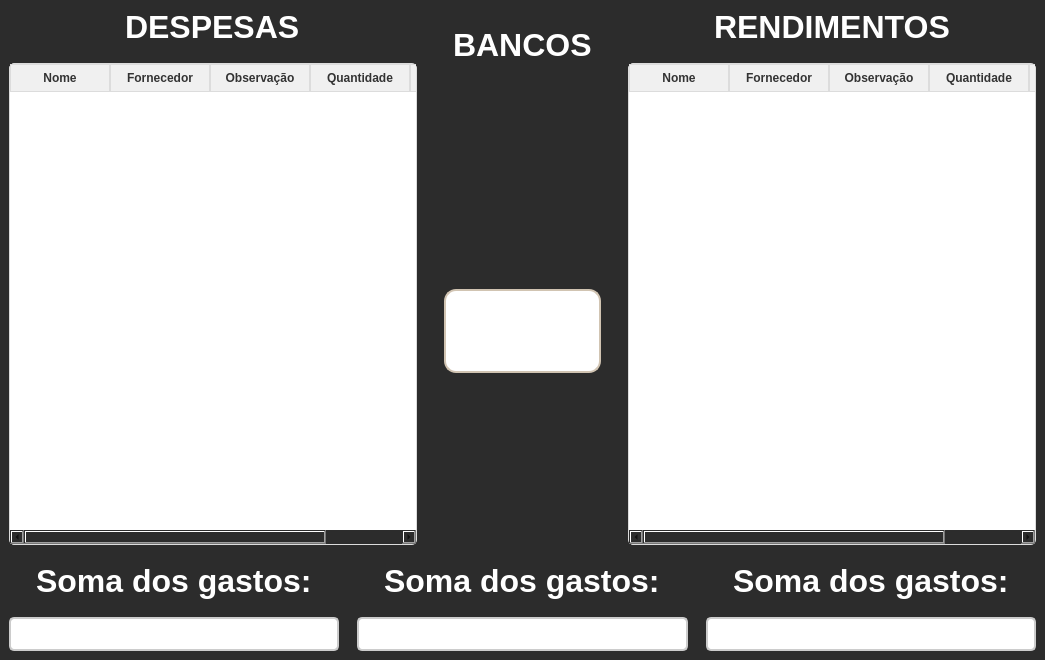
<?xml version="1.0" encoding="UTF-8"?>
<ui version="4.0">
 <class>frm_Bancos</class>
 <widget class="QWidget" name="frm_Bancos">
  <property name="geometry">
   <rect>
    <x>0</x>
    <y>0</y>
    <width>1045</width>
    <height>660</height>
   </rect>
  </property>
  <property name="windowTitle">
   <string>Form</string>
  </property>
  <property name="styleSheet">
   <string notr="true">background-color: #2c2c2c;</string>
  </property>
  <layout class="QVBoxLayout" name="verticalLayout">
   <property name="spacing">
    <number>0</number>
   </property>
   <property name="leftMargin">
    <number>0</number>
   </property>
   <property name="topMargin">
    <number>0</number>
   </property>
   <property name="rightMargin">
    <number>0</number>
   </property>
   <property name="bottomMargin">
    <number>0</number>
   </property>
   <item>
    <widget class="QWidget" name="widget" native="true">
     <layout class="QHBoxLayout" name="horizontalLayout">
      <property name="spacing">
       <number>0</number>
      </property>
      <property name="leftMargin">
       <number>0</number>
      </property>
      <property name="topMargin">
       <number>0</number>
      </property>
      <property name="rightMargin">
       <number>0</number>
      </property>
      <property name="bottomMargin">
       <number>0</number>
      </property>
      <item>
       <widget class="QWidget" name="widget_6" native="true">
        <layout class="QVBoxLayout" name="verticalLayout_3">
         <property name="spacing">
          <number>0</number>
         </property>
         <property name="leftMargin">
          <number>0</number>
         </property>
         <property name="topMargin">
          <number>0</number>
         </property>
         <property name="rightMargin">
          <number>0</number>
         </property>
         <property name="bottomMargin">
          <number>0</number>
         </property>
         <item>
          <widget class="QWidget" name="widget_9" native="true">
           <layout class="QVBoxLayout" name="verticalLayout_4">
            <item alignment="Qt::AlignHCenter|Qt::AlignTop">
             <widget class="QLabel" name="label_2">
              <property name="styleSheet">
               <string notr="true">QLabel {
    font-size: 32px;
    color: #FFFFFF;
    font-weight: bold;
    text-shadow: 1px 1px 2px rgba(0, 0, 0, 0.4);
}
</string>
              </property>
              <property name="text">
               <string>DESPESAS</string>
              </property>
             </widget>
            </item>
           </layout>
          </widget>
         </item>
         <item>
          <widget class="QWidget" name="widget_10" native="true">
           <layout class="QHBoxLayout" name="horizontalLayout_4">
            <item>
             <widget class="QTableWidget" name="tableGastos">
              <property name="styleSheet">
               <string notr="true">QTableWidget, QTableView {
    border: 1px solid #dcdcdc; 
    border-radius: 5px; 
    gridline-color: #dcdcdc; 
    background-color: #ffffff; 
    font-size: 14px; 
    color: #333333; 
}

QHeaderView::section {
    background-color: #f0f0f0; 
    color: #333333;
    font-weight: bold; 
    border: 1px solid #dcdcdc; 
    padding: 4px; 
}

QTableWidget::item:selected, QTableView::item:selected {
    background-color: #b3d9ff; 
    color: #000000;
}

QTableCornerButton::section {
    background-color: #f0f0f0; 
    border: 1px solid #dcdcdc;
}

QScrollBar:vertical {
    background: #f0f0f0;
    width: 12px; 
    margin: 2px 0 2px 0; 
    border: none; 
}

QScrollBar::handle:vertical {
    background: #b0bec5; 
    min-height: 20px; 
    border-radius: 6px; 
}

QScrollBar::handle:vertical:hover {
    background: #90a4ae; 
}

QScrollBar::add-line:vertical, QScrollBar::sub-line:vertical {
    background: none; 
    height: 0px; 
}

QScrollBar::add-page:vertical, QScrollBar::sub-page:vertical {
    background: none; 
}

QScrollBar:horizontal {
    background: #f0f0f0; 
    height: 12px; 
    margin: 0 2px 0 2px; 
    border: none;
}

QScrollBar::handle:horizontal {
    background: #b0bec5;
    min-width: 20px; 
    border-radius: 6px;
}

QScrollBar::handle:horizontal:hover {
    background: #90a4ae; 
}

QScrollBar::add-line:horizontal, QScrollBar::sub-line:horizontal {
    background: none;
    width: 0px;
}

QScrollBar::add-page:horizontal, QScrollBar::sub-page:horizontal {
    background: none;
}
</string>
              </property>
              <column>
               <property name="text">
                <string>Nome</string>
               </property>
              </column>
              <column>
               <property name="text">
                <string>Fornecedor</string>
               </property>
              </column>
              <column>
               <property name="text">
                <string>Observação</string>
               </property>
              </column>
              <column>
               <property name="text">
                <string>Quantidade</string>
               </property>
              </column>
              <column>
               <property name="text">
                <string>Valor</string>
               </property>
              </column>
             </widget>
            </item>
           </layout>
          </widget>
         </item>
        </layout>
       </widget>
      </item>
      <item>
       <widget class="QWidget" name="widget_7" native="true">
        <layout class="QVBoxLayout" name="verticalLayout_17">
         <item>
          <widget class="QWidget" name="widget_20" native="true">
           <layout class="QVBoxLayout" name="verticalLayout_2">
            <item>
             <widget class="QWidget" name="widget_21" native="true">
              <layout class="QVBoxLayout" name="verticalLayout_18">
               <item alignment="Qt::AlignHCenter|Qt::AlignTop">
                <widget class="QLabel" name="label_4">
                 <property name="styleSheet">
                  <string notr="true">QLabel {
    font-size: 32px;
    color: #FFFFFF;
    font-weight: bold;
    text-shadow: 1px 1px 2px rgba(0, 0, 0, 0.4);
}
</string>
                 </property>
                 <property name="text">
                  <string>BANCOS</string>
                 </property>
                </widget>
               </item>
              </layout>
             </widget>
            </item>
            <item>
             <widget class="QWidget" name="widget_22" native="true">
              <property name="styleSheet">
               <string notr="true"/>
              </property>
              <layout class="QVBoxLayout" name="verticalLayout_19"/>
             </widget>
            </item>
           </layout>
          </widget>
         </item>
         <item>
          <widget class="QWidget" name="widget_19" native="true">
           <layout class="QVBoxLayout" name="verticalLayout_16">
            <item alignment="Qt::AlignTop">
             <widget class="QPushButton" name="btn_consultaD">
              <property name="styleSheet">
               <string notr="true">QPushButton {
    background-color: #ffffff;
    border: 2px solid #d1c4b2;
    border-radius: 12px;
    color: #000000;
    font-size: 14px;
    font-weight: bold;
    padding: 10px 16px;
    background-image:url(:/icon_consulta/consulta.png); 
    background-repeat: no-repeat;
    background-position: center;
    transition: all 0.3s ease;
}

QPushButton:hover {
    background-color: #f2ebe0;
    border-color: #c4b49e;
}

QPushButton:pressed {
    background-color: #e8dfcf; 
    border-color: #b39b8d; 
    padding-left: 12px; 
    padding-top: 4px;
}</string>
              </property>
              <property name="text">
               <string>ㅤㅤ
ㅤㅤ
</string>
              </property>
             </widget>
            </item>
           </layout>
          </widget>
         </item>
        </layout>
       </widget>
      </item>
      <item>
       <widget class="QWidget" name="widget_8" native="true">
        <layout class="QVBoxLayout" name="verticalLayout_5">
         <property name="spacing">
          <number>0</number>
         </property>
         <property name="leftMargin">
          <number>0</number>
         </property>
         <property name="topMargin">
          <number>0</number>
         </property>
         <property name="rightMargin">
          <number>0</number>
         </property>
         <property name="bottomMargin">
          <number>0</number>
         </property>
         <item>
          <widget class="QWidget" name="widget_11" native="true">
           <layout class="QVBoxLayout" name="verticalLayout_6">
            <item alignment="Qt::AlignHCenter|Qt::AlignTop">
             <widget class="QLabel" name="label_3">
              <property name="styleSheet">
               <string notr="true">QLabel {
    font-size: 32px;
    color: #FFFFFF;
    font-weight: bold;
    text-shadow: 1px 1px 2px rgba(0, 0, 0, 0.4);
}
</string>
              </property>
              <property name="text">
               <string>RENDIMENTOS</string>
              </property>
             </widget>
            </item>
           </layout>
          </widget>
         </item>
         <item>
          <widget class="QWidget" name="widget_12" native="true">
           <layout class="QHBoxLayout" name="horizontalLayout_3">
            <item>
             <widget class="QTableWidget" name="tableLucros">
              <property name="styleSheet">
               <string notr="true">QTableWidget, QTableView {
    border: 1px solid #dcdcdc; 
    border-radius: 5px; 
    gridline-color: #dcdcdc; 
    background-color: #ffffff; 
    font-size: 14px; 
    color: #333333; 
}

QHeaderView::section {
    background-color: #f0f0f0; 
    color: #333333;
    font-weight: bold; 
    border: 1px solid #dcdcdc; 
    padding: 4px; 
}

QTableWidget::item:selected, QTableView::item:selected {
    background-color: #b3d9ff; 
    color: #000000;
}

QTableCornerButton::section {
    background-color: #f0f0f0; 
    border: 1px solid #dcdcdc;
}

QScrollBar:vertical {
    background: #f0f0f0;
    width: 12px; 
    margin: 2px 0 2px 0; 
    border: none; 
}

QScrollBar::handle:vertical {
    background: #b0bec5; 
    min-height: 20px; 
    border-radius: 6px; 
}

QScrollBar::handle:vertical:hover {
    background: #90a4ae; 
}

QScrollBar::add-line:vertical, QScrollBar::sub-line:vertical {
    background: none; 
    height: 0px; 
}

QScrollBar::add-page:vertical, QScrollBar::sub-page:vertical {
    background: none; 
}

QScrollBar:horizontal {
    background: #f0f0f0; 
    height: 12px; 
    margin: 0 2px 0 2px; 
    border: none;
}

QScrollBar::handle:horizontal {
    background: #b0bec5;
    min-width: 20px; 
    border-radius: 6px;
}

QScrollBar::handle:horizontal:hover {
    background: #90a4ae; 
}

QScrollBar::add-line:horizontal, QScrollBar::sub-line:horizontal {
    background: none;
    width: 0px;
}

QScrollBar::add-page:horizontal, QScrollBar::sub-page:horizontal {
    background: none;
}
</string>
              </property>
              <column>
               <property name="text">
                <string>Nome</string>
               </property>
              </column>
              <column>
               <property name="text">
                <string>Fornecedor</string>
               </property>
              </column>
              <column>
               <property name="text">
                <string>Observação</string>
               </property>
              </column>
              <column>
               <property name="text">
                <string>Quantidade</string>
               </property>
              </column>
              <column>
               <property name="text">
                <string>Valor</string>
               </property>
              </column>
             </widget>
            </item>
           </layout>
          </widget>
         </item>
        </layout>
       </widget>
      </item>
     </layout>
    </widget>
   </item>
   <item>
    <widget class="QWidget" name="widget_2" native="true">
     <layout class="QHBoxLayout" name="horizontalLayout_2">
      <property name="spacing">
       <number>0</number>
      </property>
      <property name="leftMargin">
       <number>0</number>
      </property>
      <property name="topMargin">
       <number>0</number>
      </property>
      <property name="rightMargin">
       <number>0</number>
      </property>
      <property name="bottomMargin">
       <number>0</number>
      </property>
      <item>
       <widget class="QWidget" name="widget_4" native="true">
        <layout class="QVBoxLayout" name="verticalLayout_7">
         <property name="spacing">
          <number>0</number>
         </property>
         <property name="leftMargin">
          <number>0</number>
         </property>
         <property name="topMargin">
          <number>0</number>
         </property>
         <property name="rightMargin">
          <number>0</number>
         </property>
         <property name="bottomMargin">
          <number>0</number>
         </property>
         <item>
          <widget class="QWidget" name="widget_14" native="true">
           <layout class="QVBoxLayout" name="verticalLayout_8">
            <item alignment="Qt::AlignHCenter|Qt::AlignBottom">
             <widget class="QLabel" name="label_SomaGastos">
              <property name="styleSheet">
               <string notr="true">QLabel {
    font-size: 32px;
    color: #FFFFFF;
    font-weight: bold;
    text-shadow: 1px 1px 2px rgba(0, 0, 0, 0.4);
}
</string>
              </property>
              <property name="text">
               <string>Soma dos gastos:</string>
              </property>
             </widget>
            </item>
           </layout>
          </widget>
         </item>
         <item>
          <widget class="QWidget" name="widget_13" native="true">
           <layout class="QVBoxLayout" name="verticalLayout_13">
            <item>
             <widget class="QLineEdit" name="txt_gastos">
              <property name="enabled">
               <bool>false</bool>
              </property>
              <property name="styleSheet">
               <string notr="true">QLineEdit {
    border: 2px solid #cccccc; 
    border-radius: 5px; 
    padding: 6px; 
    font-size: 14px; 
    background-color: #ffffff;
    transition: all 0.3s ease;
	color: #000000;
}

QLineEdit:hover {
    border: 2px solid #3f51b5; 
    background-color: #f5f5f5; 
}
</string>
              </property>
             </widget>
            </item>
           </layout>
          </widget>
         </item>
        </layout>
       </widget>
      </item>
      <item>
       <widget class="QWidget" name="widget_3" native="true">
        <layout class="QVBoxLayout" name="verticalLayout_11">
         <property name="spacing">
          <number>0</number>
         </property>
         <property name="leftMargin">
          <number>0</number>
         </property>
         <property name="topMargin">
          <number>0</number>
         </property>
         <property name="rightMargin">
          <number>0</number>
         </property>
         <property name="bottomMargin">
          <number>0</number>
         </property>
         <item>
          <widget class="QWidget" name="widget_16" native="true">
           <layout class="QVBoxLayout" name="verticalLayout_12">
            <item alignment="Qt::AlignHCenter|Qt::AlignBottom">
             <widget class="QLabel" name="label_SomaGastos_3">
              <property name="styleSheet">
               <string notr="true">QLabel {
    font-size: 32px;
    color: #FFFFFF;
    font-weight: bold;
    text-shadow: 1px 1px 2px rgba(0, 0, 0, 0.4);
}
</string>
              </property>
              <property name="text">
               <string>Soma dos gastos:</string>
              </property>
             </widget>
            </item>
           </layout>
          </widget>
         </item>
         <item>
          <widget class="QWidget" name="widget_15" native="true">
           <layout class="QVBoxLayout" name="verticalLayout_14">
            <item>
             <widget class="QLineEdit" name="txt_total">
              <property name="enabled">
               <bool>false</bool>
              </property>
              <property name="styleSheet">
               <string notr="true">QLineEdit {
    border: 2px solid #cccccc; 
    border-radius: 5px; 
    padding: 6px; 
    font-size: 14px; 
    background-color: #ffffff;
    transition: all 0.3s ease;
	color: #000000;
}

QLineEdit:hover {
    border: 2px solid #3f51b5; 
    background-color: #f5f5f5; 
}
</string>
              </property>
             </widget>
            </item>
           </layout>
          </widget>
         </item>
        </layout>
       </widget>
      </item>
      <item>
       <widget class="QWidget" name="widget_5" native="true">
        <layout class="QVBoxLayout" name="verticalLayout_9">
         <property name="spacing">
          <number>0</number>
         </property>
         <property name="leftMargin">
          <number>0</number>
         </property>
         <property name="topMargin">
          <number>0</number>
         </property>
         <property name="rightMargin">
          <number>0</number>
         </property>
         <property name="bottomMargin">
          <number>0</number>
         </property>
         <item alignment="Qt::AlignBottom">
          <widget class="QWidget" name="widget_18" native="true">
           <layout class="QVBoxLayout" name="verticalLayout_10">
            <item alignment="Qt::AlignHCenter|Qt::AlignVCenter">
             <widget class="QLabel" name="label_SomaGastos_2">
              <property name="styleSheet">
               <string notr="true">QLabel {
    font-size: 32px;
    color: #FFFFFF;
    font-weight: bold;
    text-shadow: 1px 1px 2px rgba(0, 0, 0, 0.4);
}
</string>
              </property>
              <property name="text">
               <string>Soma dos gastos:</string>
              </property>
             </widget>
            </item>
           </layout>
          </widget>
         </item>
         <item>
          <widget class="QWidget" name="widget_17" native="true">
           <layout class="QVBoxLayout" name="verticalLayout_15">
            <item>
             <widget class="QLineEdit" name="txt_rendimentos">
              <property name="enabled">
               <bool>false</bool>
              </property>
              <property name="styleSheet">
               <string notr="true">QLineEdit {
    border: 2px solid #cccccc; 
    border-radius: 5px; 
    padding: 6px; 
    font-size: 14px; 
    background-color: #ffffff;
    transition: all 0.3s ease;
	color: #000000;
}

QLineEdit:hover {
    border: 2px solid #3f51b5; 
    background-color: #f5f5f5; 
}
</string>
              </property>
             </widget>
            </item>
           </layout>
          </widget>
         </item>
        </layout>
       </widget>
      </item>
     </layout>
    </widget>
   </item>
  </layout>
 </widget>
 <resources>
  <include location="../Img/icon_consultadiaria.qrc"/>
  <include location="../Img/icon_logoBancos.qrc"/>
 </resources>
 <connections/>
</ui>
